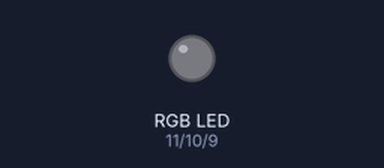
A sketch run on a simulated Arduino Uno, built with avr-gcc and run on an emulated ATmega328P. Parts: an RGB LED mixed from three pins (HIGH = lit).

Above: at 0.15 s.
Timing chart, 0 to 1.6 s (numbered marks = the images above):
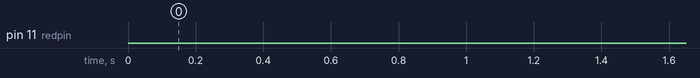

The sketch:

rgb.ino
```cpp
int redpin = 11;   //select the pin for the red LED
int greenpin = 10; // select the pin for the green LED
int bluepin = 9;   // select the pin for the  blue LED

int val;

void setup()
{
    pinMode(redpin, OUTPUT);
    pinMode(bluepin, OUTPUT);
    pinMode(greenpin, OUTPUT);
}

void loop()
{
    for (val = 255; val > 0; val--)
    {
        analogWrite(11, val);
        analogWrite(10, 0);
        analogWrite(9, 0);
        delay(5);
    }
    for (val = 255; val > 0; val--)
    {
        analogWrite(11, 0);
        analogWrite(10, val);
        analogWrite(9, 0);
        delay(5);
    }
    for (val = 255; val > 0; val--)
    {
        analogWrite(11, 0l);
        analogWrite(10, 0);
        analogWrite(9, val);
        delay(5);
    }
}
```
